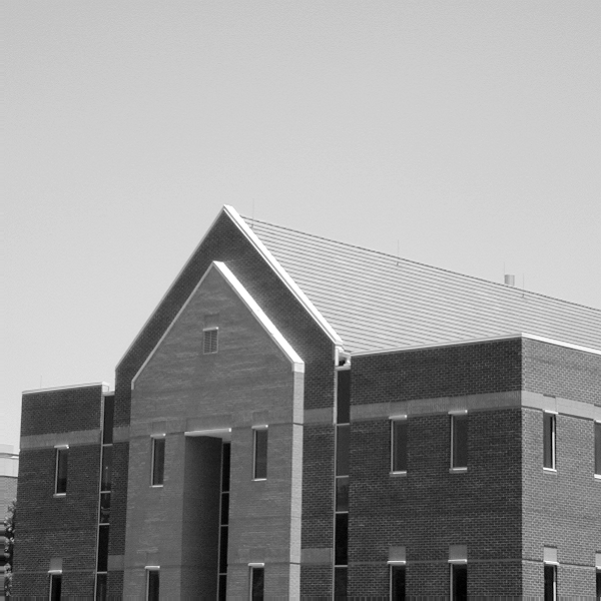
%> input picture Image_Processing/Image_Processing/building.tif, 601 x 601 px
$ octave Assignment_2_Q3.m   (GNU Octave 9; MATLAB toolbox functions it lacks are replaced by stand-ins)
%> lines starting %> are read from the running program, lines starting %| are printed output that depends on the picture; in (x1, y1, x2, y2) boxes, pixels count from 0 and x2, y2 are one past the last pixel; in counts of white or black regions, pixels touching at a corner belong together; the program's own positions count from 1
% Question 3: Image segmentation, edge detection and edge enhancement
clear;
% 1 -Read image building.tif
image = imread('building.tif');
%> image is the input picture: size 601x601 uint8; min 0, max 255, mean 152.8
im = image;
% Use Gaussian filtering to the image
im_g = imgaussfilt(image);

% 2 -Detect (segment) straight edges in images
% Canny method extracts the image boundary and returns a binary image (boundary 1, otherwise 0)
% Keep all edges within the edge intensity threshold
thresh = [0.04,0.10];
% Standard deviation of the filter
sigma = 1.49;
im_e = edge(double(im_g),'canny',thresh,sigma);
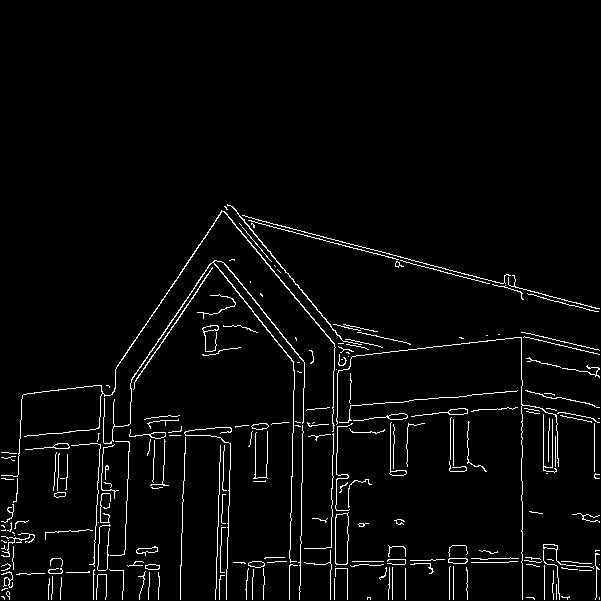
%> im_e: size 601x601 logical; 3.2% white in thin lines or dots, all inside (x1, y1, x2, y2) = (1, 204, 600, 600)

% Calculate the standard Hough transform of a binary image
% H is the Hough transform matrix, I and R are the angle and radius values for calculating the Hough transform
[H,T,R] = hough(im_e);
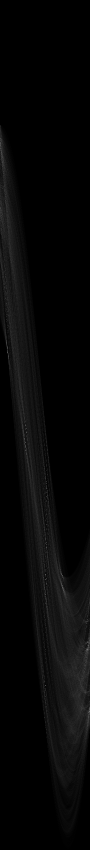
%> H: size 1699x180 double (shown at 1/2 size); min 0, max 199, mean 6.8
%> T = 180 values from -90 to 89; R = 1699 values from -849 to 849

% Find the peak of the Hough transform
P = houghpeaks(H,50);
%> P = 18 rows, first 12: [1190 92; 1160 92; 1152 125; 1300 176; 1424 179; 702 16; 885 51; 1372 91; 1175 125; 1050 93; 1096 93; 968 93]
x = T(P(:,2));
%> x = 18 values, max 88 at index 5, min -88 at index 14, mean 0.611
y = R(P(:,1));
%> y = 18 values, max 574 at index 5, min -545 at index 14, mean 155.4

% Extract line segment
lines=houghlines(im_e,T,R,P);
%> lines = 24 lines; longest, point1 to point2 (x, y): (221, 213) to (487, 284), (116, 370) to (228, 205), (224, 212) to (351, 364), (521, 338) to (340, 358), (131, 389) to (215, 265), (523, 482) to (523, 600)

% 3 -Plotting Results
figure, subplot(1,2,1), imshow(image);
title('The Original image');
subplot(1,2,2), imshow(im),hold on;
for k=1:length(lines)
    xy=[lines(k).point1;lines(k).point2];
plot(xy(:,1),xy(:,2),'Color','red');
end
%> this loop made 24 passes
%> xy on passes 1 to 12: [331 551; 331 600], [332 491; 332 548], [334 377; 334 432], [335 325; 335 371], [301 548; 301 592], [302 491; 302 544], [303 434; 303 483], [304 389; 304 433], [116 370; 228 205], [50 448; 3 453], [221 213; 487 284], [224 212; 351 364]
title('The resulting segmented image');
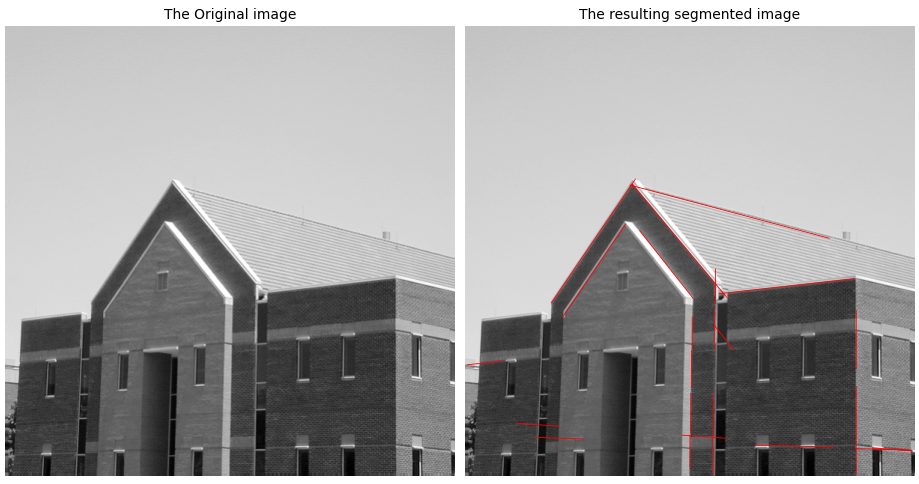
%> figure redrawn from the program's plot data, 2 panels
